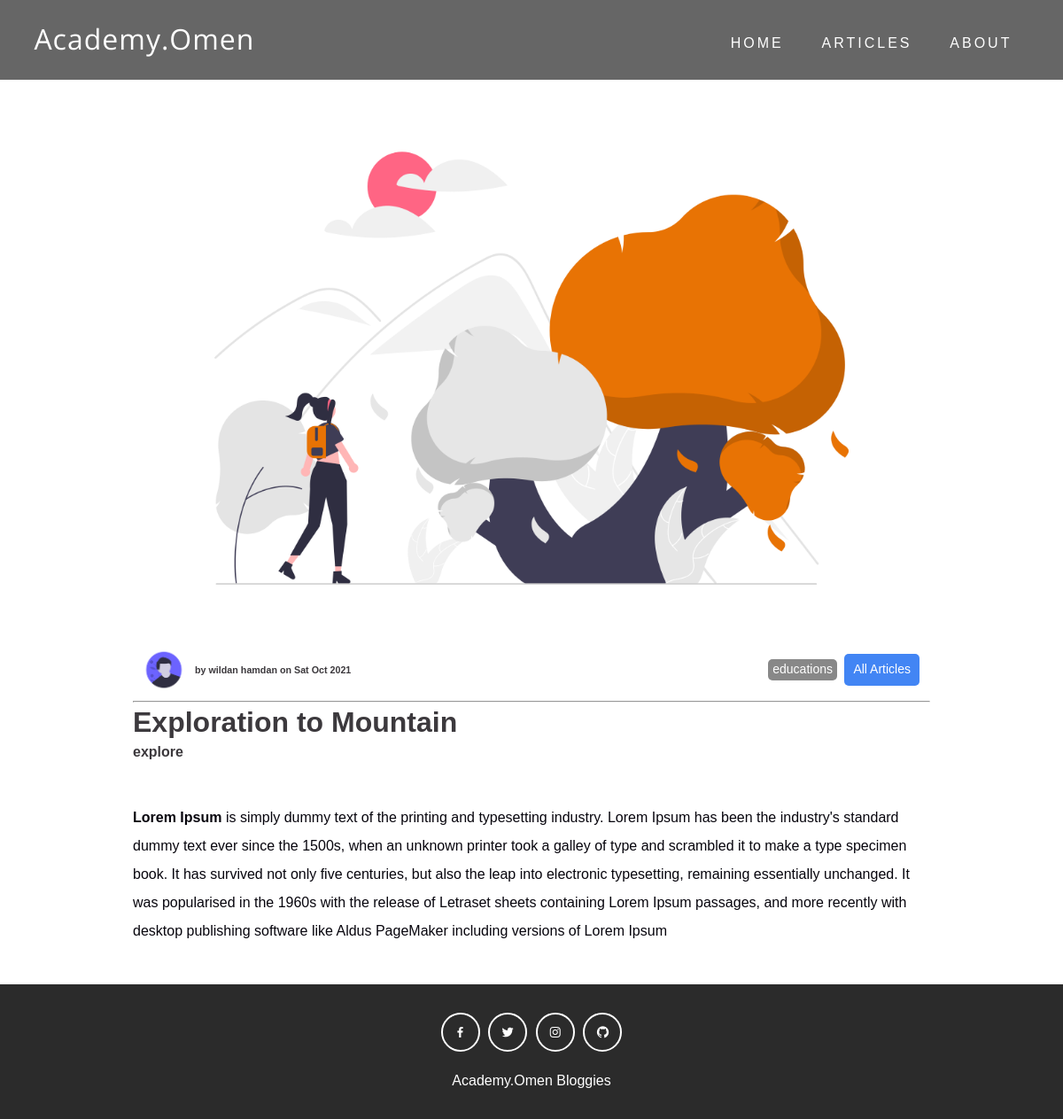
The page /exploration-to-mountain/ on the database its author committed.
### blog/models.py (models this page shows, shortened)
class Article(models.Model):
    author = models.ForeignKey(
        Profile, on_delete=models.CASCADE, related_name='author'
    )
    headline = models.CharField(max_length=200)
    sub_headline = models.CharField(max_length=200, null=True, blank=True)
    image = models.ImageField(null=True, blank=True, upload_to="article", default="placeholder.png")
    body = RichTextUploadingField(null=True, blank=True)
    featured = models.BooleanField(default=False)
    tags = models.ManyToManyField(Tag, blank=True)
    options = (
        ('draft','Draft'),
        ('published','Published'),
    )
    slug = models.SlugField(max_length=250, unique_for_date='publish')
    publish = models.DateTimeField(default=timezone.now)
    status = models.CharField(max_length=10, choices=options, default='draft')
    objects = models.Manager()
    articlemanager = ArticleManager()
    class Meta:
        ordering = ('-publish',)

class Profile(models.Model):
    user = models.OneToOneField(User, null=True, blank=True, on_delete=models.CASCADE)
    first_name = models.CharField(max_length=200, blank=True, null=True)
    last_name = models.CharField(max_length=200, blank=True, null=True)
    email = models.CharField(max_length=200)
    profile_pic = models.ImageField(null=True, blank=True, upload_to="profile")
    bio = models.TextField(null=True, blank=True)
    twitter = models.URLField(max_length=200, null=True, blank=True)
    def __str__(self):
        name = str(self.first_name)
        if self.last_name:
            name += ' ' + str(self.last_name)
        return name

class Tag(models.Model):
    name = models.CharField(max_length=100)

### blog/views.py (the view)
# urls.py: path('<slug:article>/', views.article, name='article'),
def article(request, article):
    article = get_object_or_404(Article, slug=article, status='published')
    context = {
        'article': article
    }
    return render(request, 'article.html', context)

### blog/templates/article.html (shortened to what this page needs)
{% load static %}
<!DOCTYPE html>
<html>
  <head>
    <link href='https://unpkg.com/boxicons@2.0.7/css/boxicons.min.css' rel='stylesheet'>
    <link rel="stylesheet" href="{% static 'css/style.css' %}">
  </head>
  <body>
    <nav class = "navbar">
      <div class = "container">
        <a href = "/" class = "navbar-brand">Academy.Omen</a>
        <div class = "navbar-nav">
          <a href = "/">home</a>
          <a href = "/article">articles</a>
          <a href = "">about</a>
        </div>
      </div>
    </nav>
    <div class="post-container">
        <img class="featured_img" src="{{ article.image.url }}">
        <div class="article-info">
          <div class="article-info-content display-center">
            <div class="display-center">
              <img class="author-pic" src="{{ article.author.profile_pic.url }}" alt="">
              <h6>by {{ article.author }} on {{ article.publish|date:"D M Y" }}</h6>
            </div>
            <div class="article-meta">
              {% for tag in article.tags.all %}
              <span class="tag"><a href="">{{ tag.name }}</a></span>
              {% endfor %}
              <a class="back-button" href="{% url 'blog:articles' %}">All Articles</a>
            </div>
          </div>
        </div>
        <hr>
        <h1>{{ article.headline }}</h1>
        <h4>{{ article.sub_headline }}</h4>
        <br>
        <p>{{ article.body|safe }}</p>
    </div>
    <footer>
      <div class = "social-links">
        <a href = "#"><i class='bx bxl-facebook'></i></a>
        <a href = "#"><i class='bx bxl-twitter'></i></a>
        <a href = "#"><i class='bx bxl-instagram'></i></a>
        <a href = "#"><i class='bx bxl-github'></i></a>
      </div>
      <span>Academy.Omen Bloggies</span>
    </footer>
  </body>
</html>

### static/css/style.css (style rules this page uses)
:root { --OpenSans: 'Open Sans', serif; --Monserrat: 'Monserrat', sans-serif; --dark: #3c393d; --exDark: #2b2b2b; --blue: #4285f4; }
* { padding: 0; margin: 0; font-family: var(--Monserrat); }
body { line-height: 1.4; color: var(--dark); }
img { width: 100%; display: block; }
p { font-size: 16px; color: #07050d; line-height: 2; margin: 24px 0; }
.container { max-width: 1200px; margin: 0 auto; padding: 0 1.2rem; }
.navbar { background: rgba(0, 0, 0, 0.6); padding: 1.2rem; }
.navbar-brand { color: #fff; font-size: 2rem; display: block; text-align: center; text-decoration: none; font-family: var(--OpenSans); letter-spacing: 1px; }
.navbar-nav { padding: 0.8rem 0 0.2rem 0; text-align: center; }
.navbar-nav a { text-transform: uppercase; font-family: var(--Monserrat); letter-spacing: 1px; font-weight: 500; color: #fff; text-decoration: none; display: inline-block; padding: 0.4rem 0.1rem; letter-spacing: 3px; transition: opacity 0.5s ease; }
.article-info { padding: 10px; }
.display-center { display: flex; align-items: center; }
.article-info-content { justify-content: space-between; }
.tag { display:inline-block; color:#fff; background-color: #888; border-radius: 5px; margin: 2px; padding: 2px 5px; font-size: 14px; cursor: pointer; text-decoration: none; }
.tag a { text-decoration: none; color: white; }
.back-button { padding: 8px 10px; color: #fff; text-align: center; text-decoration: none; font-size: 14px; display: inline-block; margin: 4px 2px; transition-duration: 0.4s; cursor: pointer; background-color: #4285f4; border-radius: 5px; }
footer { background: var(--exDark); color: #fff; text-align: center; padding: 2rem 0; }
.social-links { display: flex; justify-content: center; margin-bottom: 1.4rem; }
.social-links a { border: 2px solid #fff; color: #fff; display: block; width: 40px; height: 40px; display: flex; justify-content: center; align-items: center; border-radius: 50%; text-decoration: none; margin: 0 0.3rem; transition: all 0.5s ease; }
@media screen and (min-width: 540px) { .navbar-nav a { padding-right: 1.2rem; padding-left: 1.2rem; } }
@media screen and (min-width: 768px) { .navbar .container { display: flex; align-items: center; justify-content: space-between; } }

### blog/templates/article.html (style rules this page uses)
img { max-width: 100%; object-fit: cover; }
.post-container { width: 900px; margin: 0 auto; padding-top: 20px; padding-bottom: 20px; }
.author-pic { width: 50px; height: 50px; border-radius: 50%; margin-right: 10px; }

### rows shown on the page
Article: image (picture), author.profile_pic (picture), author "wildan hamdan", publish "Sat Oct 2021", headline "Exploration to Mountain", sub_headline "explore", body "Lorem Ipsum is simply dummy text of the printing and typesetting industry. Lorem Ipsum has been the industry's standard dummy text ever since the 1500s, when an unknown printer took a galley of type and scrambled it to make a type specimen book. It has survived not only five centuries, but also the leap into electronic typesetting, remaining essentially unchanged. It was popularised in the 1960s with the release of Letraset sheets containing Lorem Ipsum passages, and more recently with desktop publishing software like Aldus PageMaker including versions of Lorem Ipsum"
Tag: name "educations"
